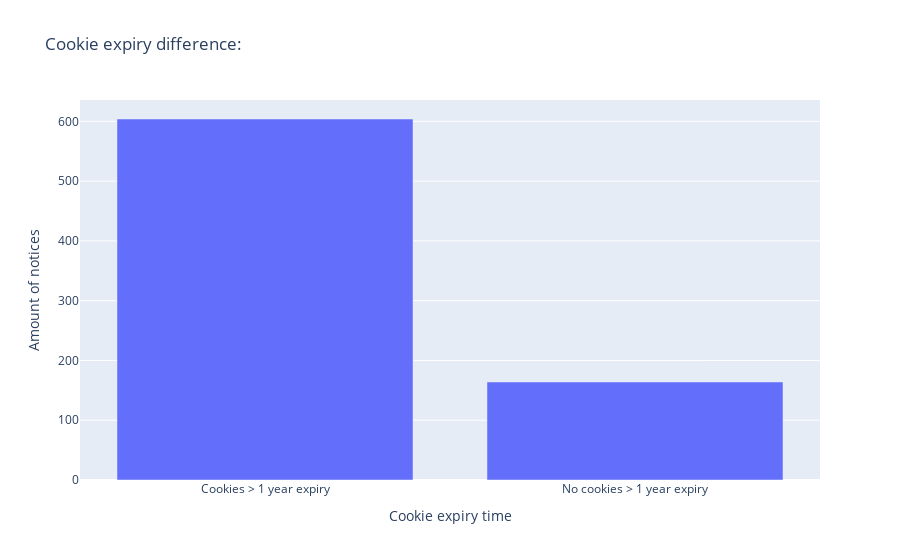

The notebook cell saved with this chart:
### Markdown cell above
## Sites with cookies that saved for more than a year:

### Code cell
fig = go.Figure(go.Bar(
    x=['Cookies > 1 year expiry', 'No cookies > 1 year expiry',],
    y=[amntSitesMoreThanAYear,totalSites-amntSitesMoreThanAYear]
))
fig.update_layout(
    title="Cookie expiry difference:",
    xaxis_title="Cookie expiry time",
    yaxis_title="Amount of notices",
)
fig.show()

### Figure 1 — Plotly figure (JSON) as saved in the notebook; plotly's stock layout.template omitted (floating-point values rounded to 4 significant figures)
{"data": [{"type": "bar", "x": ["Cookies > 1 year expiry", "No cookies > 1 year expiry"], "y": [604, 164]}], "layout": {"title": {"text": "Cookie expiry difference:"}, "xaxis": {"title": {"text": "Cookie expiry time"}}, "yaxis": {"title": {"text": "Amount of notices"}}}}
